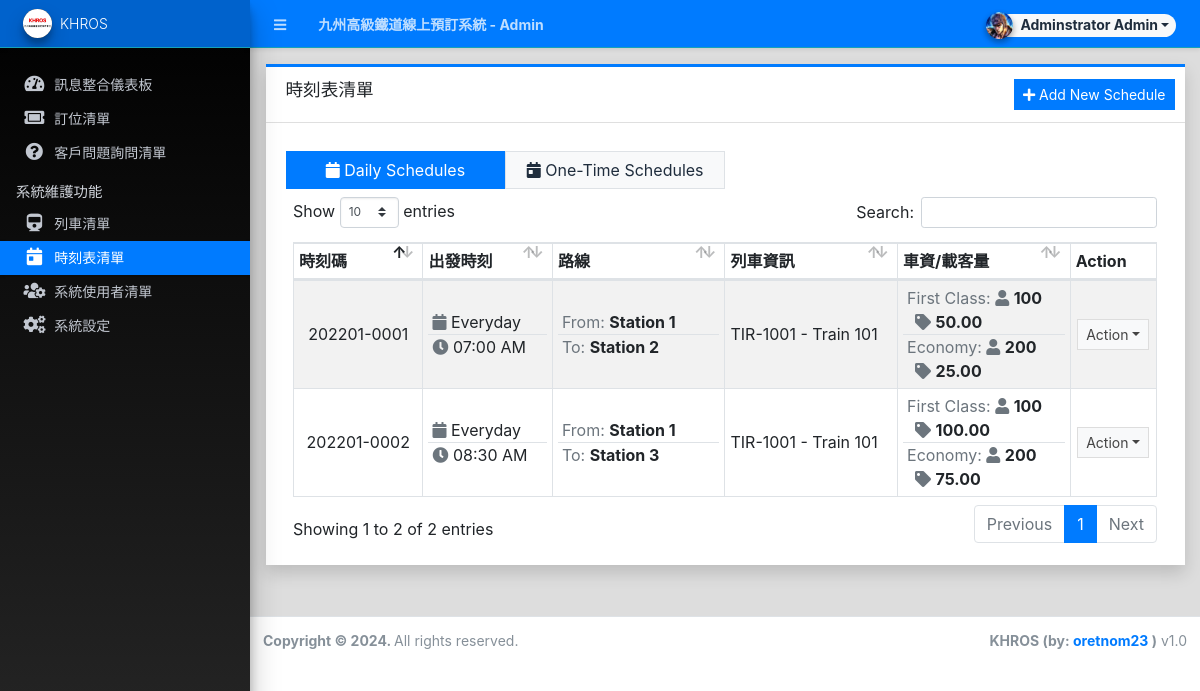
The page /admin/?page=schedules (signed in) on the database its author committed.
### tables this page shows
CREATE TABLE `schedule_list` (
  `id` int(30) NOT NULL,
  `code` varchar(100) NOT NULL,
  `train_id` int(30) NOT NULL,
  `route_from` text NOT NULL,
  `route_to` text NOT NULL,
  `type` tinyint(1) NOT NULL DEFAULT 1 COMMENT '1 = daily, 2= One-Time Schedule',
  `date_schedule` date DEFAULT NULL,
  `time_schedule` time NOT NULL,
  `first_class_fare` float NOT NULL DEFAULT 0,
  `economy_fare` float NOT NULL DEFAULT 0,
  `delete_flag` tinyint(1) NOT NULL DEFAULT 0,
  `date_created` datetime NOT NULL DEFAULT current_timestamp(),
  `date_updated` datetime DEFAULT NULL ON UPDATE current_timestamp()
);

### admin/schedules/index.php (the view, shortened to what this page needs)
<?php
$type = isset($_GET['type']) ? $_GET['type'] : 1;
?>
<div class="card card-outline card-primary rounded-0 shadow">
	<div class="card-header">
		<h3 class="card-title">時刻表清單</h3>
		<div class="card-tools">
			<a href="javascript:void(0)" id="create_new" class="btn btn-flat btn-sm btn-primary"><span class="fas fa-plus"></span>  Add New Schedule</a>
		</div>
	</div>
	<div class="card-body">
        <div class="container-fluid">
			<div class="row my-2">
				<a href="./?page=schedules" class="btn btn-flat col-md-3 text-center <?= $type == 1 ? "btn-primary" : 'btn-light border' ?>"><i class="fa fa-calendar"></i> Daily Schedules</a>
				<a href="./?page=schedules&type=2" class="btn btn-flat col-md-3 text-center <?= $type == 2 ? "btn-primary" : 'btn-light border' ?>"><i class="fa fa-calendar-day"></i> One-Time Schedules</a>
			</div>
			<table class="table table-hover table-striped table-bordered">
				<colgroup>
					<col width="15%">
					<col width="15%">
					<col width="20%">
					<col width="20%">
					<col width="20%">
					<col width="10%">
				</colgroup>
				<thead>
					<tr>
						<th>時刻碼</th>
						<th>出發時刻</th>
						<th>路線</th>
						<th>列車資訊</th>
						<th>車資/載客量</th>
						<th>Action</th>
					</tr>
				</thead>
				<tbody>
					<?php
						$trains = $conn->query("SELECT *,Concat(code,' - ',`name`) as train FROM `train_list` where id in (SELECT train_id FROM `schedule_list` where delete_flag = 0 and `type` = '{$type}')");
						$res = $trains->fetch_all(MYSQLI_ASSOC);
						$train_fcf_arr = array_column($res,'first_class_capacity','id');
						$train_ef_arr = array_column($res,'economy_capacity','id');
						$train_arr = array_column($res,'train','id');
						$qry = $conn->query("SELECT * from `schedule_list` where delete_flag = 0 and `type` = '{$type}' order by unix_timestamp(`date_created`) asc ");
						while($row = $qry->fetch_assoc()):
					?>
						<tr>
							<td class="text-center px-1"><?= $row['code'] ?></td>
							<td class="px-0">
								<?php if($row['type'] == 1): ?>
								<div class="px-1 border-bottom"><span class="text-muted fa fa-calendar"></span> Everyday</div>
								<?php else: ?>
								<div class="px-1 border-bottom"><span class="text-muted fa fa-calendar-day"></span> <?= date("M d, Y",strtotime($row['date_schedule'])) ?></div>
								<?php endif; ?>
								<div class="px-1"><span class="text-muted fa fa-clock"></span> <?= date("h:i A",strtotime($row['time_schedule'])) ?></div>
							</td>
							<td class="px-0">
								<div class="px-1 border-bottom"><span class="text-muted">From:</span> <b><?= $row['route_from'] ?></b></div>
								<div class="px-1"><span class="text-muted">To:</span> <b><?= $row['route_to'] ?></b></div>
							</td>
							<td class="px-1"><?php echo isset($train_arr[$row['train_id']]) ? $train_arr[$row['train_id']] : "N/A" ?></td>
							<td class="px-0">
								<div class="px-1 border-bottom"><span class="text-muted">First Class:</span> <span class="text-muted fa fa-user"></span> <b><?= isset($train_fcf_arr[$row['train_id']]) ? $train_fcf_arr[$row['train_id']] : 0 ?></b> <span class="text-muted ml-2 fa fa-tag"></span> <b><?= rtrim(number_format($row['first_class_fare'],2),'.') ?></b></div>
								<div class="px-1"><span class="text-muted">Economy:</span> <span class="text-muted fa fa-user"></span> <b><?= isset($train_ef_arr[$row['train_id']]) ? $train_ef_arr[$row['train_id']] : 0 ?></b> <span class="text-muted ml-2 fa fa-tag"></span> <b><?= rtrim(number_format($row['economy_fare'],2),'.') ?></b></div>
							</td>
							<td class="px-1" align="center">
								 <button type="button" class="btn btn-flat btn-default btn-sm dropdown-toggle dropdown-icon" data-toggle="dropdown">
				                  		Action
				                  </button>
							</td>
						</tr>
					<?php endwhile; ?>
				</tbody>
			</table>
		</div>
	</div>
</div>

### rows shown on the page
schedule_list: code "202201-0001", type 1 (drawn), time_schedule "07:00 AM", route_from "Station 1", route_to "Station 2", train "TIR-1001 - Train 101", train "100", first_class_fare "50.00", train "200", economy_fare "25.00"
schedule_list: code "202201-0002", type 1 (drawn), time_schedule "08:30 AM", route_from "Station 1", route_to "Station 3", train "TIR-1001 - Train 101", train "100", first_class_fare "100.00", train "200", economy_fare "75.00"

### other values the page prints
$_settings->info('name') "九州高級鐵道線上預訂系統"
$_settings->userdata('firstname').' '.$_settings->userdata('lastname') "Adminstrator Admin"
$_settings->info('short_name') "KHROS"
